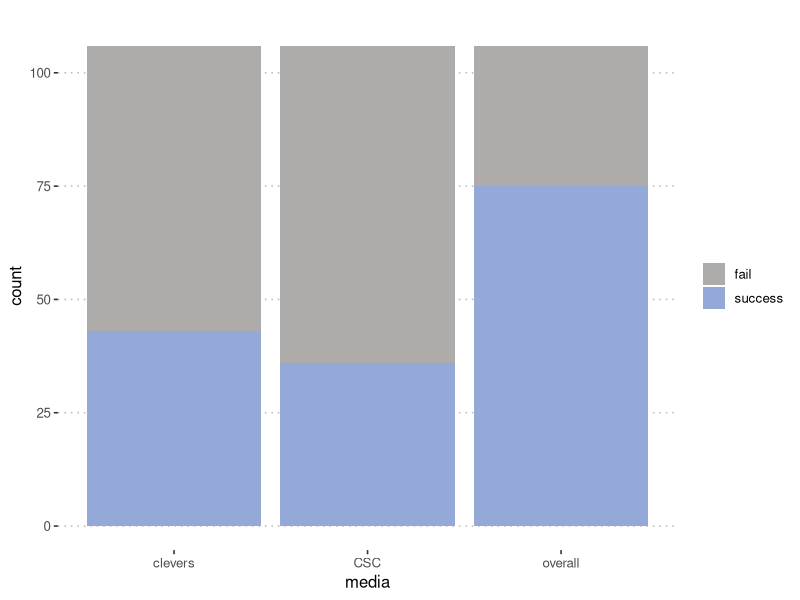
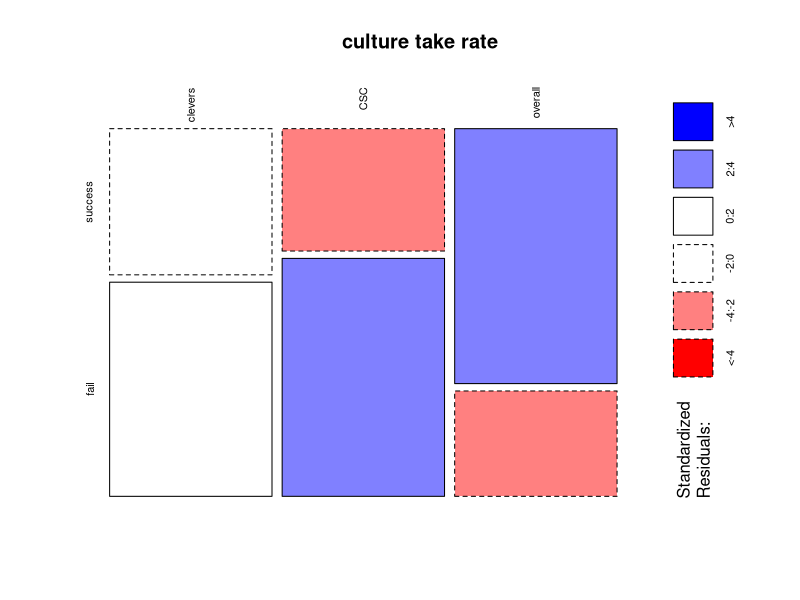
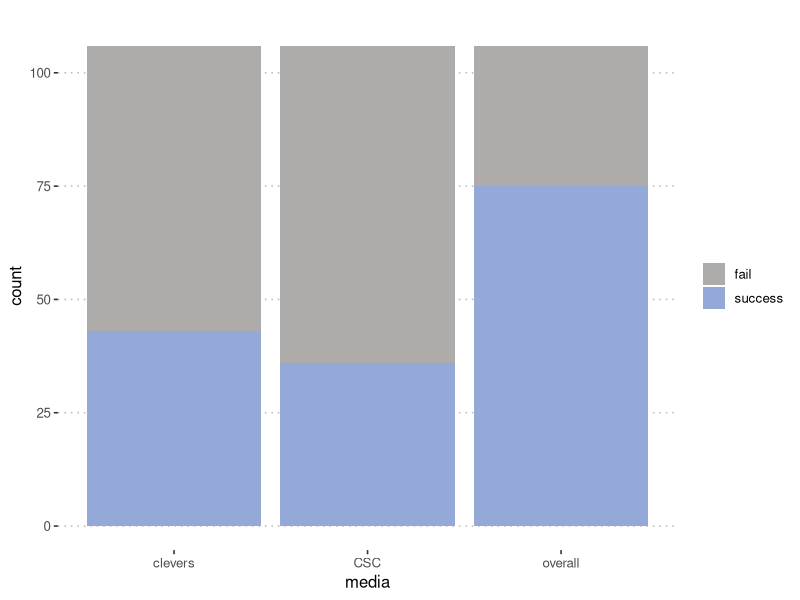

Source code (R) for these figures, in order:
library(tidyverse)
library(data.table)
media_df = data.frame('success' = c(43,36,75), 'fail' = c(63,70,31), row.names = c('clevers', 'CSC', 'overall'))

library(graphics)
pdf('/path/to/organoid_manuscript/figures/SFig_S2_media_take_rate.pdf', width = 5, height = 5)
mosaicplot(media_df, shade = TRUE, las=3,
           main = "culture take rate")
dev.off()
chisq <- chisq.test(media_df)
chisq




# plot a stacked column plot
# Convert row names to a column
media_df$condition <- rownames(media_df)

# Reshape the data for ggplot
library(tidyr)
media_df_long <- gather(media_df, key = "outcome", value = "value", success, fail)

# Plotting using ggplot
library(ggpubr)
ggplot(media_df_long, aes(x = condition, y = value, fill = outcome)) +
  geom_bar(stat = "identity") +
  labs(title = element_blank(),
       x = "media", y = "count") +
  theme_pubclean() + theme(legend.title = element_blank()) + 
  scale_fill_manual(values = c('#AEABAB','#94A9D8')) + theme(legend.position = 'right')

ggsave('/path/to/organoid_manuscript/figures/Fig1_success_by_medium.pdf')

